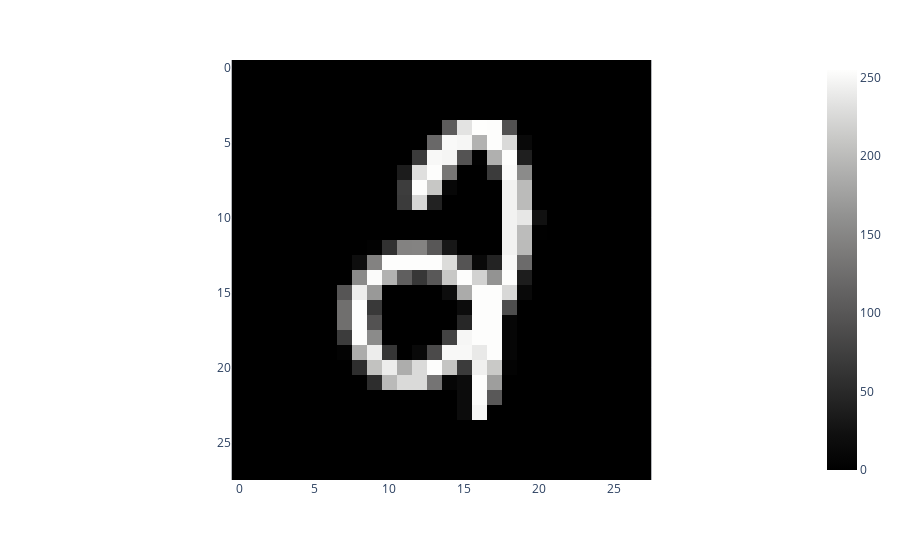

Notebook cell for this chart:
### Code cell
fig = px.imshow(X_train[0].squeeze(), color_continuous_scale='gray')
fig.show()

### Figure 1 — Plotly figure (JSON) as saved in the notebook; plotly's stock layout.template omitted (floating-point values rounded to 4 significant figures; data arrays with more than 128 entries replaced by an {"elided": "..."} marker saying what was removed)
{"data": [{"coloraxis": "coloraxis", "hovertemplate": "x: %{x}<br>y: %{y}<br>color: %{z}<extra></extra>", "name": "0", "type": "heatmap", "xaxis": "x", "yaxis": "y", "z": {"elided": "28x28 int values"}}], "layout": {"coloraxis": {"colorscale": [[0, "rgb(0, 0, 0)"], [0.09091, "rgb(16, 16, 16)"], [0.1818, "rgb(38, 38, 38)"], [0.2727, "rgb(59, 59, 59)"], [0.3636, "rgb(81, 80, 80)"], [0.4545, "rgb(102, 101, 101)"], [0.5455, "rgb(124, 123, 122)"], [0.6364, "rgb(146, 146, 145)"], [0.7273, "rgb(171, 171, 170)"], [0.8182, "rgb(197, 197, 195)"], [0.9091, "rgb(224, 224, 223)"], [1, "rgb(254, 254, 253)"]]}, "margin": {"t": 60}, "xaxis": {"anchor": "y", "constrain": "domain", "domain": [0, 1], "scaleanchor": "y"}, "yaxis": {"anchor": "x", "autorange": "reversed", "constrain": "domain", "domain": [0, 1]}}}
